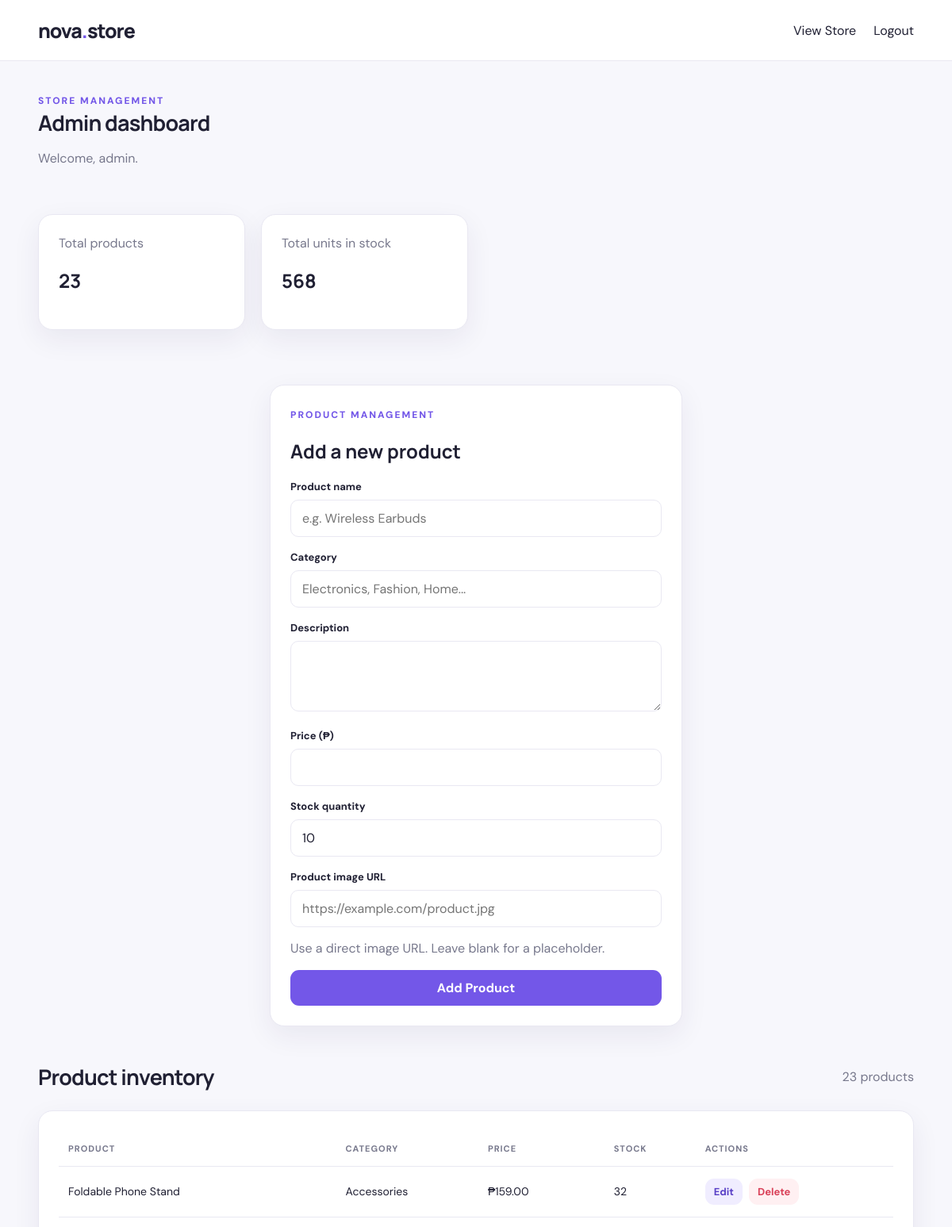
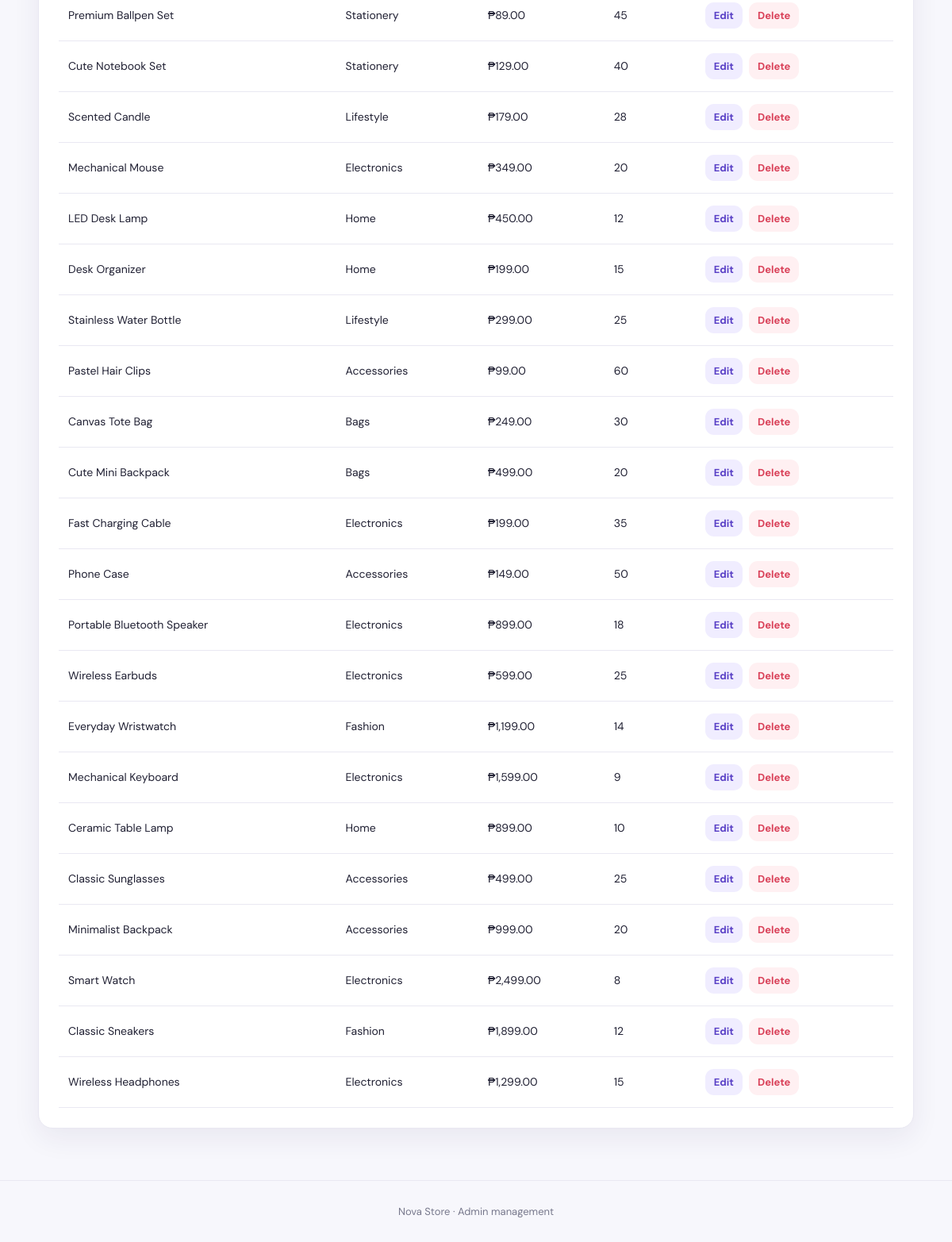
/admin.php (signed in), run on the app's committed database (2 pictures, top to bottom).
### tables this page shows
CREATE TABLE `products` (
  `id` int(11) NOT NULL,
  `name` varchar(150) NOT NULL,
  `category` varchar(100) NOT NULL,
  `description` text DEFAULT NULL,
  `price` decimal(10,2) NOT NULL,
  `stock` int(11) NOT NULL DEFAULT 0,
  `image` varchar(255) DEFAULT NULL,
  `created_at` timestamp NOT NULL DEFAULT current_timestamp()
);

### admin.php (the view, shortened to what this page needs)
<?php
require "db.php";
$editProduct = null;
$products = $pdo->query(
    "SELECT * FROM products ORDER BY id DESC"
)->fetchAll();
$productCount = count($products);
$stockCount = array_sum(array_column($products, "stock"));
?>
<!DOCTYPE html>
<html lang="en">
<head>
    <link rel="stylesheet" href="style.css">
</head>
<body>
<nav class="navbar">
    <div class="container nav-inner">
        <a class="brand" href="index.php">nova<span>.</span>store</a>
        <div class="nav-links">
            <a href="index.php">View Store</a>
            <a href="logout.php">Logout</a>
        </div>
    </div>
</nav>
<main class="container">
    <div class="section-heading">
        <div>
            <span class="eyebrow">STORE MANAGEMENT</span>
            <h2>Admin dashboard</h2>
            <p class="muted">
                Welcome, <?= htmlspecialchars($_SESSION["username"] ?? "Admin") ?>.
            </p>
        </div>
    </div>
    <div class="product-grid">
        <div class="panel">
            <span class="muted">Total products</span>
            <h2><?= $productCount ?></h2>
        </div>
        <div class="panel">
            <span class="muted">Total units in stock</span>
            <h2><?= $stockCount ?></h2>
        </div>
    </div>
    <form class="form-card" method="POST">
        <span class="eyebrow">PRODUCT MANAGEMENT</span>
        <h2><?= $editProduct ? "Edit product" : "Add a new product" ?></h2>
        <div class="form-group">
            <label>Product name</label>
            <input name="name" required maxlength="150"
                value="<?= htmlspecialchars($editProduct["name"] ?? "") ?>"
                placeholder="e.g. Wireless Earbuds">
        </div>
        <div class="form-group">
            <label>Category</label>
            <input name="category" required maxlength="100"
                list="category-options"
                value="<?= htmlspecialchars($editProduct["category"] ?? "") ?>"
                placeholder="Electronics, Fashion, Home...">
        </div>
        <div class="form-group">
            <label>Description</label>
            <textarea name="description" rows="3"><?= htmlspecialchars($editProduct["description"] ?? "") ?></textarea>
        </div>
        <div class="form-group">
            <label>Price (₱)</label>
            <input type="number" name="price" min="0" step="0.01"
                required value="<?= htmlspecialchars((string)($editProduct["price"] ?? "")) ?>">
        </div>
        <div class="form-group">
            <label>Stock quantity</label>
            <input type="number" name="stock" min="0" step="1"
                required value="<?= htmlspecialchars((string)($editProduct["stock"] ?? "10")) ?>">
        </div>
        <div class="form-group">
            <label>Product image URL</label>
            <input type="url" name="image"
                value="<?= htmlspecialchars($editProduct["image"] ?? "") ?>"
                placeholder="https://example.com/product.jpg">
            <p class="muted">Use a direct image URL. Leave blank for a placeholder.</p>
        </div>
        <button type="submit">
            <?= $editProduct ? "Save Changes" : "Add Product" ?>
        </button>
    </form>
    <div class="section-heading">
        <h2>Product inventory</h2>
        <span class="muted"><?= $productCount ?> products</span>
    </div>
    <div class="table-wrap">
        <table>
            <thead>
                <tr>
                    <th>Product</th>
                    <th>Category</th>
                    <th>Price</th>
                    <th>Stock</th>
                    <th>Actions</th>
                </tr>
            </thead>
            <tbody>
            <?php foreach ($products as $p): ?>
                <tr>
                    <td><?= htmlspecialchars($p["name"]) ?></td>
                    <td><?= htmlspecialchars($p["category"]) ?></td>
                    <td>₱<?= number_format((float)$p["price"], 2) ?></td>
                    <td><?= (int)$p["stock"] ?></td>
                    <td>
                        <div class="actions">
                            <a class="btn btn-light btn-small"
                                href="admin.php?edit=<?= (int)$p["id"] ?>">
                                Edit
                            </a>
                            <form method="POST"
                                onsubmit="return confirm('Delete this product?')">
                                <button class="btn-danger btn-small" type="submit">
                                    Delete
                                </button>
                            </form>
                        </div>
                    </td>
                </tr>
            <?php endforeach; ?>
            </tbody>
        </table>
    </div>
</main>
<footer class="footer">Nova Store · Admin management</footer>
</body>
</html>

### style.css (style rules this page uses)
:root { --primary: #7357e8; --primary-dark: #5940c6; --pink: #f5a7c7; --ink: #202033; --muted: #77788c; --surface: #ffffff; --background: #f7f7fc; --border: #e9e8f2; --success: #16845b; --danger: #d94058; --radius: 18px; --shadow: 0 12px 35px rgba(36, 26, 78, .07); }
* { box-sizing: border-box; }
body { margin: 0; background: var(--background); color: var(--ink); font-family: 'DM Sans', sans-serif; }
h1, h2, h3, .brand { font-family: 'Manrope', sans-serif; }
a { text-decoration: none; color: inherit; }
button, input, select, textarea { font: inherit; }
button, .btn { border: 0; border-radius: 11px; padding: 12px 17px; background: var(--primary); color: white; cursor: pointer; font-weight: 700; transition: .2s ease; display: inline-block; text-align: center; }
.btn-light { background: #f0edff; color: var(--primary-dark); }
.btn-danger { background: #fff0f2; color: var(--danger); }
.btn-small { padding: 8px 11px; font-size: 13px; }
.container { width: min(1180px, 92%); margin: auto; }
.navbar { background: rgba(255, 255, 255, .94); border-bottom: 1px solid var(--border); position: sticky; top: 0; z-index: 10; backdrop-filter: blur(12px); }
.nav-inner { min-height: 76px; display: flex; align-items: center; justify-content: space-between; gap: 20px; }
.brand { font-size: 25px; font-weight: 800; letter-spacing: -1px; }
.brand span { color: var(--primary); }
.nav-links { display: flex; gap: 22px; align-items: center; flex-wrap: wrap; }
.eyebrow { color: var(--primary); font-size: 12px; font-weight: 800; letter-spacing: 2px; text-transform: uppercase; }
.section-heading { display: flex; align-items: center; justify-content: space-between; gap: 20px; margin: 38px 0 20px; }
.section-heading h2 { margin: 0; font-size: 27px; letter-spacing: -.8px; }
.muted { color: var(--muted); }
input, select, textarea { width: 100%; padding: 12px 14px; border: 1px solid var(--border); border-radius: 10px; background: white; color: var(--ink); outline: none; }
.product-grid { display: grid; grid-template-columns: repeat(4, minmax(0, 1fr)); gap: 20px; }
.panel, .form-card, .table-wrap { background: white; border: 1px solid var(--border); border-radius: var(--radius); padding: 25px; box-shadow: var(--shadow); margin: 24px 0; }
.form-card { max-width: 520px; margin: 45px auto; }
.form-group { margin: 17px 0; }
.form-group label { display: block; margin-bottom: 8px; font-weight: 700; font-size: 13px; }
.form-card button, .full { width: 100%; }
.table-wrap { overflow-x: auto; }
table { border-collapse: collapse; width: 100%; min-width: 650px; }
th, td { padding: 15px 12px; text-align: left; border-bottom: 1px solid var(--border); font-size: 14px; }
th { color: var(--muted); font-size: 11px; text-transform: uppercase; letter-spacing: 1px; }
.actions { display: flex; gap: 8px; flex-wrap: wrap; }
.footer { margin-top: 65px; padding: 30px 0; border-top: 1px solid var(--border); text-align: center; color: var(--muted); font-size: 13px; }

### data on the page
products: name "Foldable Phone Stand", category "Accessories", price "159.00", stock "32"
products: name "Premium Ballpen Set", category "Stationery", price "89.00", stock "45"
products: name "Cute Notebook Set", category "Stationery", price "129.00", stock "40"
products: name "Scented Candle", category "Lifestyle", price "179.00", stock "28"
products: name "Mechanical Mouse", category "Electronics", price "349.00", stock "20"
products: name "LED Desk Lamp", category "Home", price "450.00", stock "12"
products: name "Desk Organizer", category "Home", price "199.00", stock "15"
products: name "Stainless Water Bottle", category "Lifestyle", price "299.00", stock "25"
products: name "Pastel Hair Clips", category "Accessories", price "99.00", stock "60"
products: name "Canvas Tote Bag", category "Bags", price "249.00", stock "30"
products: name "Cute Mini Backpack", category "Bags", price "499.00", stock "20"
products: name "Fast Charging Cable", category "Electronics", price "199.00", stock "35"
products: name "Phone Case", category "Accessories", price "149.00", stock "50"
products: name "Portable Bluetooth Speaker", category "Electronics", price "899.00", stock "18"
products: name "Wireless Earbuds", category "Electronics", price "599.00", stock "25"
products: name "Everyday Wristwatch", category "Fashion", price "1,199.00", stock "14"
products: name "Mechanical Keyboard", category "Electronics", price "1,599.00", stock "9"
products: name "Ceramic Table Lamp", category "Home", price "899.00", stock "10"
products: name "Classic Sunglasses", category "Accessories", price "499.00", stock "25"
products: name "Minimalist Backpack", category "Accessories", price "999.00", stock "20"
products: name "Smart Watch", category "Electronics", price "2,499.00", stock "8"
products: name "Classic Sneakers", category "Fashion", price "1,899.00", stock "12"
products: name "Wireless Headphones", category "Electronics", price "1,299.00", stock "15"

### other printed values
$_SESSION["username"] "admin"
$productCount "23"
$stockCount "568"
